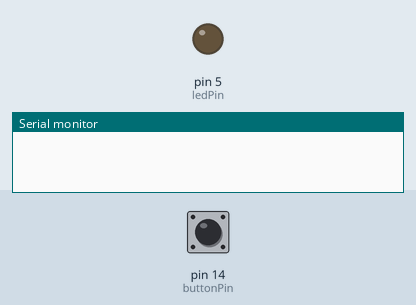
The sketch below on a simulated Arduino Uno, built with avr-gcc and run on an emulated ATmega328P. Shown: output pins drawn as LEDs (lit = HIGH), the last lines printed to the serial monitor. The inputs (shaded band) are chosen by the test bench; at power-on: pin 14 (buttonPin) HIGH.

Above: at 1.2 s.
1.3 s: pin 14 (buttonPin) pulled LOW for 0.15 s
At 2.3 s:
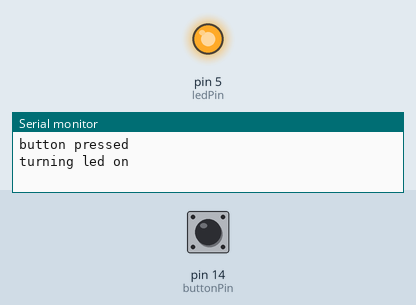
2.9 s: pin 14 (buttonPin) pulled LOW for 1 s
At 3.5 s:
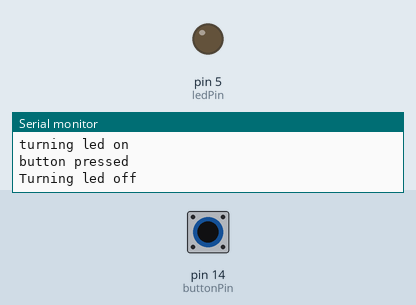
5.4 s: pin 14 (buttonPin) pulled LOW for 3.2 s
At 6.6 s:
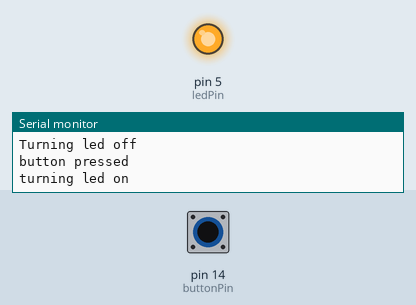
Timing chart, 0 to 8.4 s (numbered marks = the images above; inputs shaded):
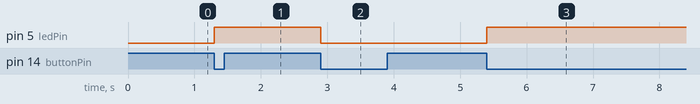

Measured:
- after the input at 1.3 s, pin 5 (ledPin): LOW → HIGH at once
- after the input at 2.9 s, pin 5 (ledPin): HIGH → LOW at once
- after the input at 5.4 s, pin 5 (ledPin): LOW → HIGH at once

The sketch:

task_1.ino
```cpp
const int ledPin = 5;
const int buttonPin = 14;

int buttonState;
int lastButtonState;
int ledState = LOW;

void setup() {
  Serial.begin(115200);
  pinMode(ledPin, OUTPUT);
  pinMode(buttonPin, INPUT);
  buttonState=digitalRead(buttonPin);
}

void loop() {
  lastButtonState=buttonState;
  buttonState=digitalRead(buttonPin);
  if (lastButtonState== HIGH && buttonState==LOW) {
    Serial.println("button pressed");
    if (ledState== LOW) {
      Serial.println("turning led on");
      ledState = HIGH;
    }
    else{
      ledState=LOW;
      Serial.println("Turning led off");
    }
      digitalWrite(ledPin, ledState);
  }
}
```
